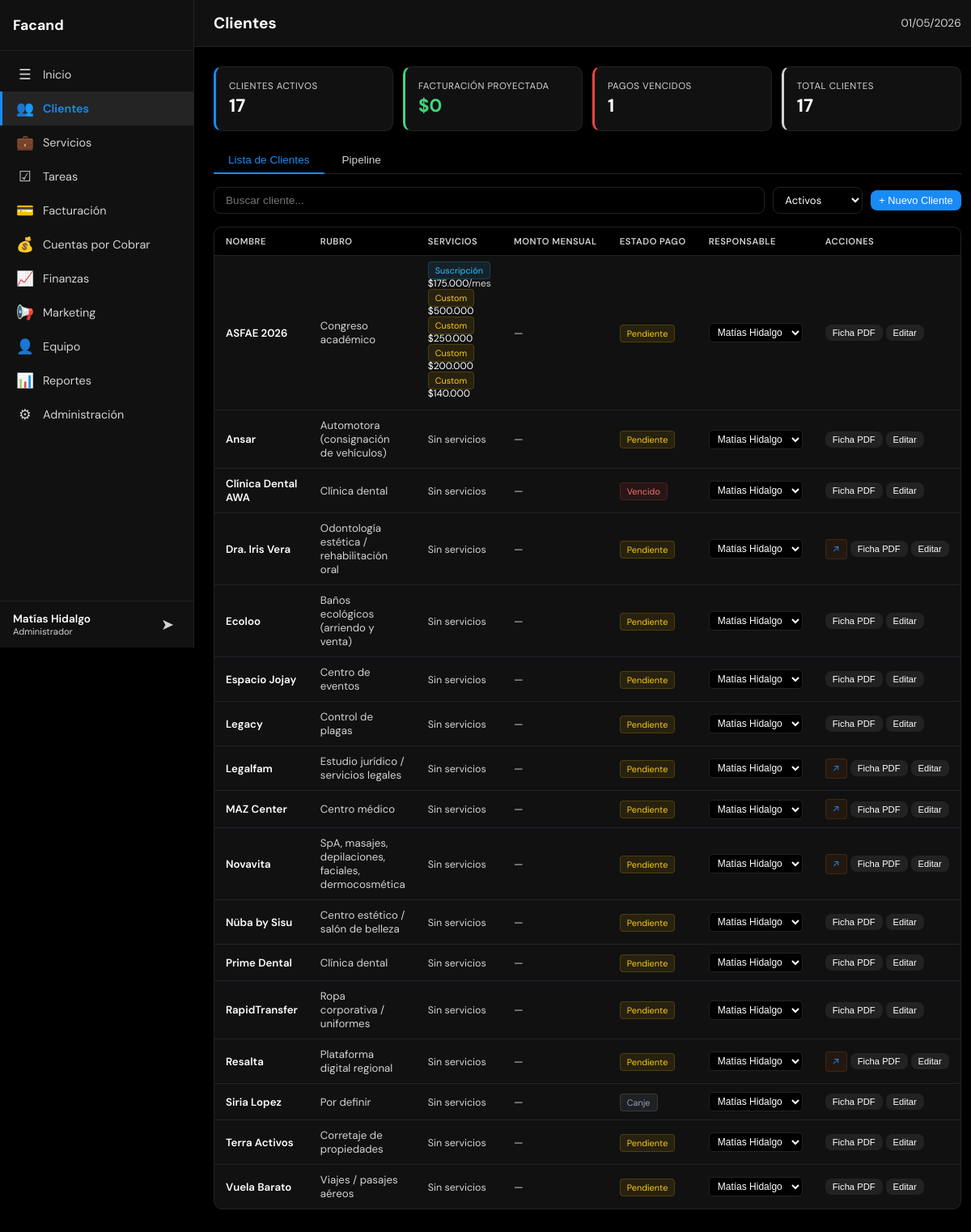
Screenshot of /index.php?page=crm (signed in) with the database file from the repository.
### tables this page shows
CREATE TABLE usuarios (
            id INTEGER PRIMARY KEY AUTOINCREMENT,
            username TEXT UNIQUE NOT NULL,
            password_hash TEXT NOT NULL,
            nombre TEXT NOT NULL,
            email TEXT DEFAULT '',
            role TEXT NOT NULL DEFAULT 'user' CHECK(role IN ('admin','user')),
            activo INTEGER NOT NULL DEFAULT 1,
            last_login TEXT,
            created_at TEXT DEFAULT (datetime('now')),
            updated_at TEXT DEFAULT (datetime('now'))
        );

CREATE TABLE clientes (
    id INTEGER PRIMARY KEY AUTOINCREMENT,
    nombre TEXT NOT NULL,
    rut TEXT DEFAULT '',
    email TEXT DEFAULT '',
    telefono TEXT DEFAULT '',
    direccion TEXT DEFAULT '',
    contacto_nombre TEXT DEFAULT '',
    contacto_cargo TEXT DEFAULT '',
    tipo TEXT NOT NULL DEFAULT 'prospecto' CHECK(tipo IN ('prospecto','activo','inactivo','cerrado')),
    etapa_pipeline TEXT NOT NULL DEFAULT 'lead' CHECK(etapa_pipeline IN ('lead','contactado','propuesta','negociacion','onboarding','activo','cerrado_ganado','cerrado_perdido')),
    rubro TEXT DEFAULT '',
    plan TEXT DEFAULT '',
    fee_mensual INTEGER DEFAULT 0,
    servicios TEXT DEFAULT '',
    herramientas TEXT DEFAULT '',
    presupuesto_ads TEXT DEFAULT '',
    etapa TEXT DEFAULT '',
    estado_pago TEXT DEFAULT 'pendiente' CHECK(estado_pago IN ('pendiente','pagado','vencido','canje')),
    url_dashboard TEXT DEFAULT '',
    responsable_id INTEGER,
    notas TEXT DEFAULT '',
    created_at TEXT DEFAULT (datetime('now')),
    updated_at TEXT DEFAULT (datetime('now')),
    FOREIGN KEY (responsable_id) REFERENCES equipo(id) ON DELETE SET NULL
);

CREATE TABLE servicios_cliente (
    id INTEGER PRIMARY KEY AUTOINCREMENT,
    cliente_id INTEGER NOT NULL,
    nombre TEXT NOT NULL,
    tipo TEXT NOT NULL DEFAULT "suscripcion",
    monto INTEGER NOT NULL DEFAULT 0,
    estado TEXT NOT NULL DEFAULT "activo",
    fecha_inicio TEXT,
    fecha_fin TEXT,
    notas TEXT DEFAULT "",
    created_at TEXT DEFAULT CURRENT_TIMESTAMP,
    updated_at TEXT DEFAULT CURRENT_TIMESTAMP,
    FOREIGN KEY (cliente_id) REFERENCES clientes(id) ON DELETE CASCADE
);

CREATE TABLE equipo (
            id INTEGER PRIMARY KEY AUTOINCREMENT,
            nombre TEXT NOT NULL,
            cargo TEXT DEFAULT '',
            email TEXT DEFAULT '',
            activo INTEGER NOT NULL DEFAULT 1,
            created_at TEXT DEFAULT (datetime('now'))
        );

### config/app.php (called while the page is built)
<?php
return array (
  'name' => 'Facand',
  'logo' => 'assets/img/logo.png',
  'primary' => '#41d77e',
  'accent' => '#188bf6',
  'bg' => '#000000',
  'surface' => '#111111',
  'text' => '#ffffff',
  'timezone' => 'America/Santiago',
  'currency' => 'CLP',
  'locale' => 'es_CL',
  'version' => '1.0.0',
  'active' => true,
);

### includes/functions.php (called while the page is built, shortened)
<?php
$app_config = require __DIR__ . '/../config/app.php';
function format_money($amount): string {
    global $app_config;
    $currency = $app_config['currency'] ?? 'CLP';
    if ($currency === 'CLP') {
        return '$' . number_format((int)$amount, 0, ',', '.');
    }
    return '$' . number_format((float)$amount, 2, ',', '.');
}
function safe(mixed $str): string {
    return htmlspecialchars((string)($str ?? ''), ENT_QUOTES, 'UTF-8');
}

### config/modules.php (called while the page is built)
<?php
return [
    'home'        => ['nombre' => 'Inicio',            'icono' => '&#9776;',  'archivo' => 'modules/home.php',        'descripcion' => 'Resumen general y KPIs'],
    'crm'         => ['nombre' => 'Clientes',           'icono' => '&#128101;','archivo' => 'modules/crm.php',         'descripcion' => 'Gestión de clientes y pipeline'],
    'services'    => ['nombre' => 'Servicios',          'icono' => '&#128188;','archivo' => 'modules/services.php',    'descripcion' => 'Servicios, presupuestos y cotizaciones'],
    'tasks'       => ['nombre' => 'Tareas',             'icono' => '&#9745;',  'archivo' => 'modules/tasks.php',       'descripcion' => 'Gestión de tareas y asignaciones'],
    'billing'     => ['nombre' => 'Facturación',        'icono' => '&#128179;','archivo' => 'modules/billing.php',     'descripcion' => 'Emisión y control de facturas'],
    'receivables' => ['nombre' => 'Cuentas por Cobrar', 'icono' => '&#128176;','archivo' => 'modules/receivables.php', 'descripcion' => 'Seguimiento de cobros pendientes'],
    'finance'     => ['nombre' => 'Finanzas',           'icono' => '&#128200;','archivo' => 'modules/finance.php',     'descripcion' => 'Ingresos, gastos y flujo de caja'],
    'marketing'   => ['nombre' => 'Marketing',          'icono' => '&#128226;','archivo' => 'modules/marketing.php',   'descripcion' => 'Campañas y métricas'],
    'team'        => ['nombre' => 'Equipo',             'icono' => '&#128100;','archivo' => 'modules/team.php',        'descripcion' => 'Miembros y carga de trabajo'],
    'reports'     => ['nombre' => 'Reportes',           'icono' => '&#128202;','archivo' => 'modules/reports.php',     'descripcion' => 'Reportes exportables'],
    'admin'       => ['nombre' => 'Administración',     'icono' => '&#9881;',  'archivo' => 'modules/admin.php',       'descripcion' => 'Usuarios, roles y configuración'],
];

### includes/permissions.php (called while the page is built, shortened)
<?php
function can_edit(int $user_id, string $modulo): bool {
    $user = query_one('SELECT role FROM usuarios WHERE id = ?', [$user_id]);
    if ($user['role'] === 'admin') return true;
    $perm = query_one(
        'SELECT puede_editar FROM permisos WHERE usuario_id = ? AND modulo = ?',
        [$user_id, $modulo]
    );
    return $perm && $perm['puede_editar'];
}
function get_user_modules(int $user_id): array {
    $user = query_one('SELECT role FROM usuarios WHERE id = ?', [$user_id]);
    $all_modules = require __DIR__ . '/../config/modules.php';
    if ($user['role'] === 'admin') {
        return array_keys($all_modules);
    }
    $perms = query_all(
        'SELECT modulo FROM permisos WHERE usuario_id = ? AND puede_ver = 1',
        [$user_id]
    );
    $allowed = array_column($perms, 'modulo');
    return $allowed;
}

### includes/db.php (called while the page is built, shortened)
<?php
function get_db(): SQLite3 {
    static $db = null;
    if ($db === null) {
        $db_path = __DIR__ . '/../data/dashboard.db';
        $db = new SQLite3($db_path);
        $db->busyTimeout(5000);
        $db->exec('PRAGMA journal_mode=WAL');
        $db->exec('PRAGMA foreign_keys=ON');
    }
    return $db;
}
function query_all(string $sql, array $params = []): array {
    $stmt = get_db()->prepare($sql);
    foreach ($params as $i => $val) {
        $stmt->bindValue($i + 1, $val);
    }
    $result = $stmt->execute();
    $rows = [];
    while ($row = $result->fetchArray(SQLITE3_ASSOC)) {
        $rows[] = $row;
    }
    return $rows;
}
function query_one(string $sql, array $params = []): ?array {
    $rows = query_all($sql, $params);
    return $rows[0] ?? null;
}

### includes/auth.php (called while the page is built, shortened)
<?php
require_once __DIR__ . '/db.php';
require_once __DIR__ . '/permissions.php';
require_once __DIR__ . '/functions.php';
$current_user = query_one('SELECT * FROM usuarios WHERE id = ?', [$_SESSION['user_id']]);

### modules/crm.php (the view, shortened to what this page needs)
<?php
$clientes = query_all('SELECT c.*, e.nombre as responsable_nombre,
    (SELECT COUNT(*) FROM tareas WHERE cliente_id = c.id AND estado IN ("pendiente","en_progreso")) as tareas_pendientes,
    (SELECT COALESCE(SUM(monto),0) FROM servicios_cliente WHERE cliente_id = c.id AND tipo = "suscripcion" AND estado = "activo") as total_suscripcion,
    (SELECT COALESCE(SUM(monto),0) FROM servicios_cliente WHERE cliente_id = c.id AND tipo IN ("implementacion","adicional") AND estado = "activo") as total_implementacion,
    (SELECT COUNT(*) FROM servicios_cliente WHERE cliente_id = c.id AND estado = "activo") as servicios_activos
    FROM clientes c LEFT JOIN equipo e ON c.responsable_id = e.id ORDER BY c.nombre');
$equipo_list = query_all('SELECT id, nombre FROM equipo WHERE activo = 1 ORDER BY nombre');
$activos = count(array_filter($clientes, fn($c) => $c['tipo'] === 'activo'));
$fee_total = array_sum(array_map(fn($c) => $c['tipo'] === 'activo' ? $c['total_suscripcion'] + $c['total_implementacion'] : 0, $clientes));
$vencidos = count(array_filter($clientes, fn($c) => $c['estado_pago'] === 'vencido'));
?>
<div class="crm-kpis">
    <div class="crm-kpi" style="border-left:3px solid var(--accent)"><div class="crm-kpi-label">Clientes Activos</div><div class="crm-kpi-val"><?= $activos ?></div></div>
    <div class="crm-kpi" style="border-left:3px solid var(--success)"><div class="crm-kpi-label">Facturación Proyectada</div><div class="crm-kpi-val" style="color:var(--success)"><?= format_money($fee_total) ?></div></div>
    <div class="crm-kpi" style="border-left:3px solid <?= $vencidos ? 'var(--danger)' : 'var(--success)' ?>"><div class="crm-kpi-label">Pagos Vencidos</div><div class="crm-kpi-val <?= $vencidos ? 'danger' : '' ?>"><?= $vencidos ?></div></div>
    <div class="crm-kpi" style="border-left:3px solid var(--text-muted)"><div class="crm-kpi-label">Total Clientes</div><div class="crm-kpi-val"><?= count($clientes) ?></div></div>
</div>
<div class="crm-tabs">
    <button class="crm-tab active" onclick="switchCrmTab('cards', this)">Lista de Clientes</button>
    <button class="crm-tab" onclick="switchCrmTab('pipeline', this)">Pipeline</button>
</div>
<div id="crmTabCards" class="crm-tab-content active">
    <div class="crm-toolbar">
        <input type="text" class="crm-search" id="crmSearch" placeholder="Buscar cliente..." oninput="filterClients()">
        <select class="form-select" style="font-size:.82rem;padding:6px 10px;" id="filterTipo" onchange="filterClients()">
            <option value="activo" selected>Activos</option>
        </select>
        <?php if (can_edit($current_user['id'], 'crm')): ?>
            <button class="btn btn-primary btn-sm" onclick="openNewClient()">+ Nuevo Cliente</button>
        <?php endif; ?>
    </div>
    <div class="table-container">
        <table class="crm-table" id="crmTable">
            <thead>
                <tr>
                    <th>Nombre</th>
                    <th>Rubro</th>
                    <th>Servicios</th>
                    <th>Monto mensual</th>
                    <th>Estado Pago</th>
                    <th>Responsable</th>
                    <th>Acciones</th>
                </tr>
            </thead>
            <tbody id="crmTableBody">
            <?php foreach ($clientes as $c): ?>
            <tr data-tipo="<?= $c['tipo'] ?>" data-nombre="<?= safe(strtolower($c['nombre'])) ?>">
                <td onclick="openClientDetail(<?= $c['id'] ?>)">
                    <span class="td-nombre"><?= safe($c['nombre']) ?></span>
                </td>
                <td style="color:var(--text-muted)"><?= safe($c['rubro'] ?: '—') ?></td>
                <td>
                    <?php
                    $svcs = query_all('SELECT nombre, tipo, monto FROM servicios_cliente WHERE cliente_id = ? AND estado = "activo" ORDER BY tipo DESC, monto DESC', [$c['id']]);
                    if (!empty($svcs)):
                        foreach ($svcs as $sv): ?>
                            <div style="font-size:.75rem;margin-bottom:2px;">
                                <span class="badge-plan" style="<?= $sv['tipo'] !== 'suscripcion' ? 'background:rgba(234,179,8,.1);border-color:rgba(234,179,8,.2);color:#facc15;' : '' ?>"><?= $sv['tipo'] === 'suscripcion' ? 'Suscripción' : 'Custom' ?></span>
                                <?= format_money($sv['monto']) ?><?= $sv['tipo'] === 'suscripcion' ? '<span style="color:var(--text-muted)">/mes</span>' : '' ?>
                            </div>
                    <?php endforeach;
                    else: ?>
                        <span style="color:var(--text-muted);font-size:.78rem">Sin servicios</span>
                    <?php endif; ?>
                </td>
                <td class="td-fee">
                    <?php
                    $total_cliente = ($c['total_suscripcion'] ?? 0) + ($c['total_implementacion'] ?? 0);
                    if ($total_cliente > 0): ?>
                        <strong><?= format_money($total_cliente) ?></strong>
                    <?php else: ?>
                        <span style="color:var(--text-muted);font-weight:400">—</span>
                    <?php endif; ?>
                </td>
                <td><span class="badge-pago-<?= safe($c['estado_pago']) ?>"><?= ucfirst($c['estado_pago']) ?></span></td>
                <td onclick="event.stopPropagation()">
                    <?php if (can_edit($current_user['id'], 'crm')): ?>
                        <select class="resp-select" onchange="changeResponsable(<?= $c['id'] ?>, this.value)" title="Cambiar responsable">
                            <?php foreach ($equipo_list as $e): ?>
                                <option value="<?= $e['id'] ?>" <?= $c['responsable_id'] == $e['id'] ? 'selected' : '' ?>><?= safe($e['nombre']) ?></option>
                            <?php endforeach; ?>
                        </select>
                    <?php else: ?>
                        <span style="font-size:.82rem"><?= safe($c['responsable_nombre'] ?: '—') ?></span>
                    <?php endif; ?>
                </td>
                <td onclick="event.stopPropagation()">
                    <div class="td-actions">
                        <?php if ($c['url_dashboard']): ?>
                            <a href="<?= safe($c['url_dashboard']) ?>" target="_blank" class="client-dash-link" title="Abrir dashboard del cliente">&#8599;</a>
                        <?php endif; ?>
                        <button class="btn btn-secondary btn-sm" onclick="window.open('ficha-pdf.php?id=<?= $c['id'] ?>','_blank')" title="Ficha PDF">Ficha PDF</button>
                        <?php if (can_edit($current_user['id'], 'crm')): ?>
                            <button class="btn btn-secondary btn-sm" onclick="editClient(<?= $c['id'] ?>)" title="Editar">Editar</button>
                        <?php endif; ?>
                    </div>
                </td>
            </tr>
            <?php endforeach; ?>
            </tbody>
        </table>
    </div>
</div>

### index.php (shortened to what this page needs)
<?php
require_once __DIR__ . '/includes/auth.php';
$app = require __DIR__ . '/config/app.php';
$all_modules = require __DIR__ . '/config/modules.php';
$page = $_GET['page'] ?? 'home';
$module_info = $all_modules[$page];
?>
<!DOCTYPE html>
<html lang="es">
<head>
    <link rel="stylesheet" href="css/styles.css">
</head>
<body>
    <aside class="sidebar" id="sidebar">
        <div class="sidebar-header">
            <h2 class="sidebar-brand"><?= safe($app['name']) ?></h2>
        </div>
        <nav class="sidebar-nav">
            <?php foreach ($all_modules as $slug => $mod): ?>
                <a href="?page=<?= $slug ?>" class="nav-item <?= $page === $slug ? 'active' : '' ?>">
                    <span class="nav-icon"><?= $mod['icono'] ?></span>
                    <span class="nav-label"><?= safe($mod['nombre']) ?></span>
                </a>
            <?php endforeach; ?>
        </nav>
        <div class="sidebar-footer">
            <div class="user-info">
                <span class="user-name"><?= safe($current_user['nombre']) ?></span>
                <span class="user-role"><?= $current_user['role'] === 'admin' ? 'Administrador' : 'Usuario' ?></span>
            </div>
            <a href="logout.php" class="btn-logout" title="Cerrar sesión">&#10148;</a>
        </div>
    </aside>
    <main class="main-content">
        <header class="topbar">
            <h1 class="page-title"><?= safe($module_info['nombre']) ?></h1>
            <div class="topbar-right">
                <span class="current-date"><?= date('d/m/Y') ?></span>
            </div>
        </header>
        <div class="content-area" id="contentArea">
            <?php
            $module_file = __DIR__ . '/' . $module_info['archivo'];
            if (file_exists($module_file)) {
                include $module_file;
            } else {
                echo '<div class="empty-state"><p>Módulo en construcción</p></div>';
            }
            ?>
        </div>
    </main>
</body>
</html>

### rows the page displays
usuarios: nombre "Matías Hidalgo"
clientes: nombre "ASFAE 2026", rubro "Congreso académico", estado_pago "Pendiente", responsable+id "Matías Hidalgo"
servicios_cliente: tipo "Suscripción", monto "$175.000"
servicios_cliente: tipo "Custom", monto "$500.000"
servicios_cliente: tipo "Custom", monto "$250.000"
servicios_cliente: tipo "Custom", monto "$200.000"
servicios_cliente: tipo "Custom", monto "$140.000"
clientes: nombre "Ansar", rubro "Automotora (consignación de vehículos)", shows "Sin servicios", estado_pago "Pendiente", responsable+id "Matías Hidalgo"
clientes: nombre "Clínica Dental AWA", rubro "Clínica dental", shows "Sin servicios", estado_pago "Vencido", responsable+id "Matías Hidalgo"
clientes: nombre "Dra. Iris Vera", rubro "Odontología estética / rehabilitación oral", shows "Sin servicios", estado_pago "Pendiente", responsable+id "Matías Hidalgo"
clientes: nombre "Ecoloo", rubro "Baños ecológicos (arriendo y venta)", shows "Sin servicios", estado_pago "Pendiente", responsable+id "Matías Hidalgo"
clientes: nombre "Espacio Jojay", rubro "Centro de eventos", shows "Sin servicios", estado_pago "Pendiente", responsable+id "Matías Hidalgo"
clientes: nombre "Legacy", rubro "Control de plagas", shows "Sin servicios", estado_pago "Pendiente", responsable+id "Matías Hidalgo"
clientes: nombre "Legalfam", rubro "Estudio jurídico / servicios legales", shows "Sin servicios", estado_pago "Pendiente", responsable+id "Matías Hidalgo"
clientes: nombre "MAZ Center", rubro "Centro médico", shows "Sin servicios", estado_pago "Pendiente", responsable+id "Matías Hidalgo"
clientes: nombre "Novavita", rubro "SpA, masajes, depilaciones, faciales, dermocosmética", shows "Sin servicios", estado_pago "Pendiente", responsable+id "Matías Hidalgo"
clientes: nombre "Nüba by Sisu", rubro "Centro estético / salón de belleza", shows "Sin servicios", estado_pago "Pendiente", responsable+id "Matías Hidalgo"
clientes: nombre "Prime Dental", rubro "Clínica dental", shows "Sin servicios", estado_pago "Pendiente", responsable+id "Matías Hidalgo"
clientes: nombre "RapidTransfer", rubro "Ropa corporativa / uniformes", shows "Sin servicios", estado_pago "Pendiente", responsable+id "Matías Hidalgo"
clientes: nombre "Resalta", rubro "Plataforma digital regional", shows "Sin servicios", estado_pago "Pendiente", responsable+id "Matías Hidalgo"
clientes: nombre "Siria Lopez", rubro "Por definir", shows "Sin servicios", estado_pago "Canje", responsable+id "Matías Hidalgo"
clientes: nombre "Terra Activos", rubro "Corretaje de propiedades", shows "Sin servicios", estado_pago "Pendiente", responsable+id "Matías Hidalgo"
clientes: nombre "Vuela Barato", rubro "Viajes / pasajes aéreos", shows "Sin servicios", estado_pago "Pendiente", responsable+id "Matías Hidalgo"

### other values shown
safe($app['name']) "Facand"
$mod['icono'] "☰"
safe($mod['nombre']) "Inicio"
$mod['icono'] "👥"
safe($mod['nombre']) "Clientes"
$mod['icono'] "💼"
safe($mod['nombre']) "Servicios"
$mod['icono'] "☑"
safe($mod['nombre']) "Tareas"
$mod['icono'] "💳"
safe($mod['nombre']) "Facturación"
$mod['icono'] "💰"
safe($mod['nombre']) "Cuentas por Cobrar"
$mod['icono'] "📈"
safe($mod['nombre']) "Finanzas"
